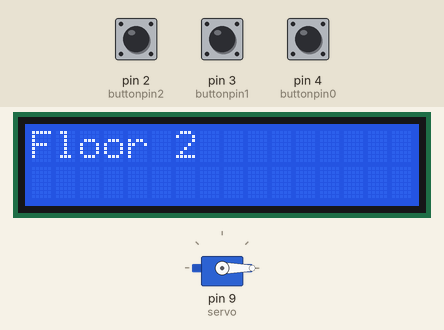
Simulated run of this sketch. Board: Arduino Uno, built with avr-gcc and run on an emulated ATmega328P. On the bench: 16×2 character LCD, servo. Inputs (shaded band) come from the test bench; at power-on: pin 3 (buttonpin1) LOW, pin 4 (buttonpin0) LOW, pin 2 (buttonpin2) LOW.

Above: at 1.2 s.
1.3 s: pin 3 (buttonpin1) pulled HIGH for 0.15 s
At 2.1 s:
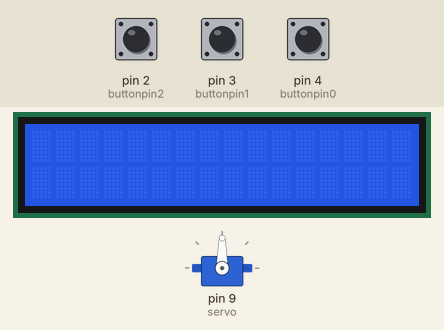
3.8 s: pin 4 (buttonpin0) pulled HIGH for 0.15 s
At 5.4 s:
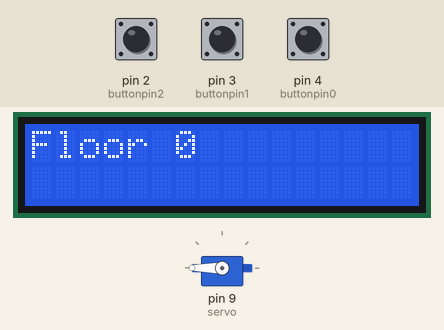
6.3 s: pin 2 (buttonpin2) pulled HIGH for 0.15 s
At 7.1 s:
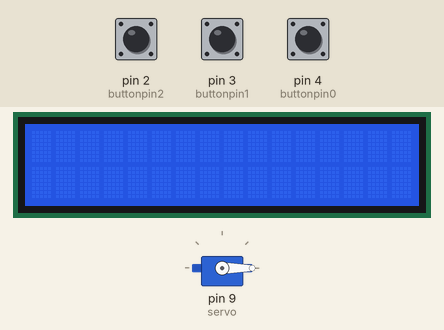
8.8 s: pin 3 (buttonpin1) pulled HIGH for 1 s
At 10.4 s:
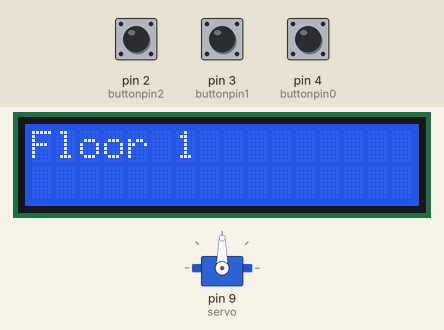
11.3 s: pin 2 (buttonpin2) pulled HIGH for 1 s
At 13.5 s:
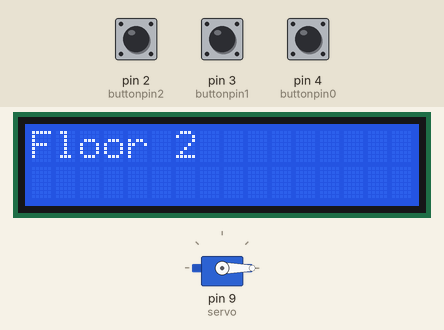
Timing chart, 0 to 14.8 s (numbered marks = the images above; inputs shaded):
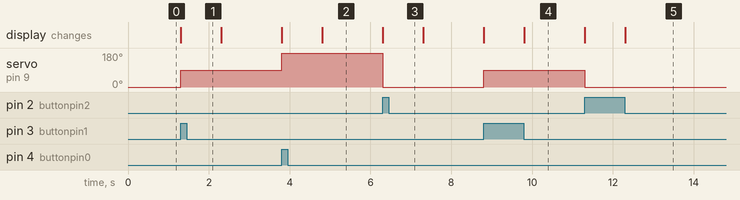

The sketch:

Assign_14_Elevator.ino
```cpp
#include <Servo.h>
#include <LiquidCrystal.h>
LiquidCrystal lcd(12, 11, 13, 10, 8, 7);
Servo servo;

int buttonpin0=4;
int buttonpin1=3;
int buttonpin2=2;

void setup()
{
  pinMode(buttonpin0,INPUT);
  pinMode(buttonpin1,INPUT);
  pinMode(buttonpin2,INPUT);

  lcd.begin(16,2);
  lcd.print("Floor 2");

  servo.attach(9);
  servo.write(0);
}

void loop()
{
  int button0=digitalRead(buttonpin0);
  int button1=digitalRead(buttonpin1);
  int button2=digitalRead(buttonpin2);

  if(button0==HIGH&&servo.read()==90)
  {
    servo.writeMicroseconds(2500);
    lcd.clear();
    delay(1000);
    lcd.print("Floor 0");
    button0=LOW;
  }

  else if(button2==HIGH&&servo.read()==90)
  {
    servo.writeMicroseconds(500);
    lcd.clear();
    delay(1000);
    lcd.print("Floor 2");
    button2=LOW;
  }

  else if(button0==HIGH&&servo.read()==0)
  {
    servo.writeMicroseconds(2500);
    lcd.clear();
    delay(1000);
    lcd.print("Floor 0");
    button0=LOW;
  }

  else if(button1==HIGH&&servo.read()==0)
  {
    servo.writeMicroseconds(1475);
    lcd.clear();
    delay(1000);
    lcd.print("Floor 1");
    button1=LOW;
  }

  else if(button1==HIGH&&servo.read()==180)
  {
    servo.writeMicroseconds(1475);
    lcd.clear();
    delay(1000);
    lcd.print("Floor 1");
    button1=LOW;
  }

  else if(button2==HIGH&&servo.read()==180)
  {
    servo.writeMicroseconds(500);
    lcd.clear();
    delay(1000);
    lcd.print("Floor 2");
    button2=LOW;
  }

}
```

Measured:
- after the input at 1.3 s, servo on pin 9 (servo): 0° → 90° at once; the display: changes at once (image 1)
- after the input at 3.8 s, servo on pin 9 (servo): 90° → 180° at once; the display: first changes at once (image 2 shows a later state)
- after the input at 6.3 s, servo on pin 9 (servo): 180° → 0° at once; the display: changes at once (image 3)
- after the input at 8.8 s, servo on pin 9 (servo): 0° → 90° at once; the display: first changes at once (image 4 shows a later state)
- after the input at 11.3 s, servo on pin 9 (servo): 90° → 0° at once; the display: first changes at once (image 5 shows a later state)
